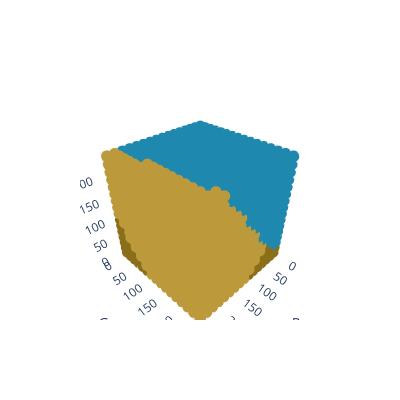

Source (notebook cell):
### Code cell
# Example centroids from KMeans
centroids = km_kf.cluster_centers_.astype(np.uint8)

# Downsample RGB space to keep memory manageable
step = 16  # adjust for finer resolution
R, G, B = np.meshgrid(
    np.arange(0, 256, step),
    np.arange(0, 256, step),
    np.arange(0, 256, step)
)
grid = np.stack([R, G, B], axis=-1).reshape(-1, 3)

dists = np.linalg.norm(grid[:, None] - centroids[None, :], axis=2)
labels = np.argmin(dists, axis=1)
colors = centroids[labels]  # each point gets its centroid color

import plotly.graph_objects as go

# Reshape back to 3D volume for slicing
shape = R.shape
colors_volume = colors.reshape(*shape, 3)

# Flatten for scatter3d
x, y, z = R.flatten(), G.flatten(), B.flatten()
rgb_colors = ['rgb({},{},{})'.format(*c) for c in colors]

fig = go.Figure(data=[go.Scatter3d(
    x=x, y=y, z=z,
    mode='markers',
    marker=dict(size=4, color=rgb_colors),
)])
fig.update_layout(
    scene=dict(
        xaxis_title='R', yaxis_title='G', zaxis_title='B'
    ),
    width=400, height=400
)
fig.show()

### Figure 1 — Plotly figure (JSON) as saved in the notebook; plotly's stock layout.template omitted (floating-point values rounded to 4 significant figures; data arrays with more than 128 entries replaced by an {"elided": "..."} marker saying what was removed)
{"data": [{"marker": {"color": {"elided": "4096 str values"}, "size": 4}, "mode": "markers", "type": "scatter3d", "x": {"elided": "4096 int values"}, "y": {"elided": "4096 int values"}, "z": {"elided": "4096 int values"}}], "layout": {"height": 400, "scene": {"xaxis": {"title": {"text": "R"}}, "yaxis": {"title": {"text": "G"}}, "zaxis": {"title": {"text": "B"}}}, "width": 400}}
